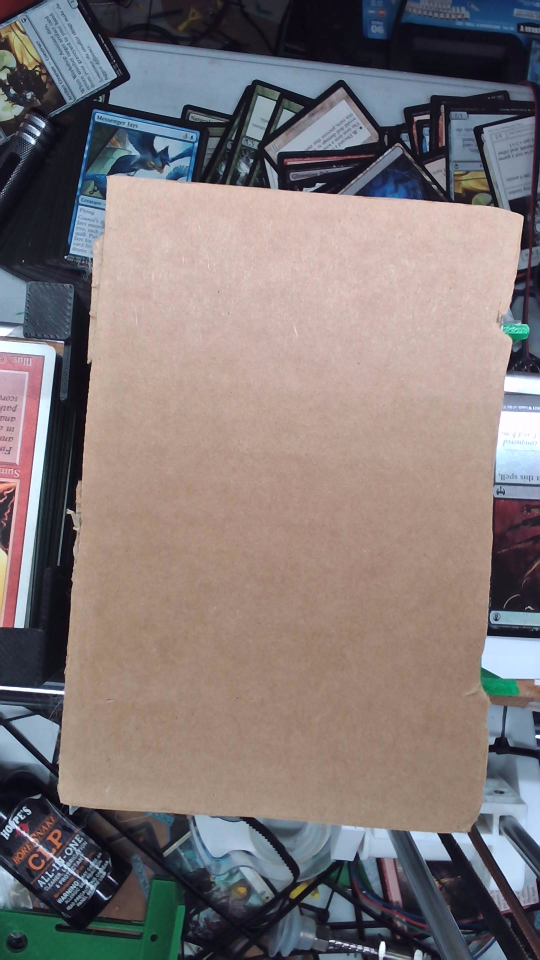
#> input picture staging_bg_ref.png, 1080 x 1920 px (shown at 1/2 size)
$ python -i detection.py   (imports and definitions only)
#> lines starting #> are read from the running program, lines starting #| are printed output that depends on the picture; after the words box and inside, x2 and y2 are one past the last pixel; in counts of white or black regions, pixels touching at a corner belong together
#> further down, picture is the input picture: shape (1920, 1080, 3); mean B, G, R 119.8, 119.7, 128.4
# detection.py
# ---------------------------------------------------------------------------
# DEPRECATED — Card detection functions in this file are NO LONGER USED.
# The new detection system lives in card_detect.py and card_identify.py.
# This file is kept only for calibration utilities (save_staging_bg,
# save_staging_roi, setup_bounding_box, load_bounding_box, etc.).
# A backup copy is at backup/detection_DEPRECATED.py.
# ---------------------------------------------------------------------------
# Contains detection-related functions:
#   1) find_card_contour_no_bg — primary detection (white background)
#   2) find_card_contour_bg_sub
#   3) get_perspective_corrected_card
#   4) contours_are_similar
#   5) detect_aruco_bounding_box — LEGACY, used by CLI only
#   6) scale_corners — LEGACY, used by CLI only
#   7) setup_bounding_box — LEGACY CLI interactive tool
#   8) save_bounding_box / load_bounding_box — LEGACY CLI only
#   9) color_correct_card — per-channel levels correction using card border
#  10) detect_card_on_staging — PRIMARY detection for web server
#
# NOTE: The web server uses ONLY detect_card_on_staging() for card
# detection. Bounding box functions (5-8) are retained for backward
# compatibility with CLI scripts (main.py, test_*.py) but are not used
# by the web interface.
# ---------------------------------------------------------------------------

import json
import cv2
import numpy as np

from config import (BOUNDING_BOX_PATH, STAGING_ROI_PATH, STAGING_BG_REF_PATH,
                    CARD_WIDTH, CARD_HEIGHT,
                    ART_REGION, ART_REGION_SAGA, ART_REGION_CLASS)


# ---------------------------------------------------------------------------
# Cached staging ROI — avoids re-reading JSON on every detect call
# ---------------------------------------------------------------------------
_cached_staging_roi = None
_staging_roi_loaded = False


def _get_staging_roi():
    """Return the staging ROI, loading and caching on first call."""
    global _cached_staging_roi, _staging_roi_loaded
    if not _staging_roi_loaded:
        _cached_staging_roi = load_staging_roi()
        _staging_roi_loaded = True
    return _cached_staging_roi


# [5 lines left out: function invalidate_staging_roi_cache, not called in this run]


# ---------------------------------------------------------------------------
# Resolution-aware scaling helpers
# ---------------------------------------------------------------------------
# All hardcoded pixel thresholds and morphological kernel sizes in this module
# were originally calibrated at 1280x720 (the "reference" resolution). When
# the camera runs at a different resolution (e.g., 1920x1080) we need to
# scale these values proportionally or detection breaks — kernels are too
# small to close gaps, area thresholds are too low, Hough line lengths are
# too short, etc.
#
# _res_scale(value, frame) multiplies `value` by the ratio of the frame's
# width to the reference width (1280). For 1920x1080 this is 1.5x.

_REFERENCE_WIDTH = 1280


def _res_scale(value, frame, as_odd=False):
    """
    Scale a pixel-domain value from the reference resolution (1280 wide)
    to the actual frame resolution. Returns an int.

    If as_odd=True, ensures the result is odd (required for some OpenCV
    kernel sizes and block sizes).
    """
    if frame is None:
        return int(value)
    w = frame.shape[1] if len(frame.shape) >= 2 else _REFERENCE_WIDTH
    scaled = int(round(value * w / _REFERENCE_WIDTH))
    if as_odd and scaled % 2 == 0:
        scaled += 1
    return max(1, scaled)


def _res_scale_area(value, frame):
    """
    Scale an area threshold by the SQUARE of the resolution ratio.
    A card that occupies 10000 px² at 1280 wide occupies 22500 px² at 1920.
    """
    if frame is None:
        return int(value)
    w = frame.shape[1] if len(frame.shape) >= 2 else _REFERENCE_WIDTH
    ratio = w / _REFERENCE_WIDTH
    return int(round(value * ratio * ratio))


def _find_quad_contour(edge_img, min_area, expected_ratio, ratio_tolerance,
                       max_area=None, debug=False):
    """
    Find the best 4-point polygon contour in an edge image.
    Accepts contours with 4-8 vertices and refines them to 4 points
    using the minimum area bounding rectangle.

    :param max_area: If set, reject contours LARGER than this. Used when
                     detecting inside a staging ROI to reject the platform
                     outline or ROI boundary contour (which are bigger than
                     the card).
    """
    k = _res_scale(3, edge_img, as_odd=True)
    kernel = cv2.getStructuringElement(cv2.MORPH_RECT, (k, k))
    closed = cv2.morphologyEx(edge_img, cv2.MORPH_CLOSE, kernel)

    contours, _ = cv2.findContours(closed, cv2.RETR_EXTERNAL, cv2.CHAIN_APPROX_SIMPLE)
    if debug:
        print(f"[DEBUG-noBG] Found {len(contours)} contours")

    best_approx = None
    best_area = 0
    for cnt in contours:
        area = cv2.contourArea(cnt)
        if area < min_area:
            continue
        if max_area is not None and area > max_area:
            if debug:
                print(f"[DEBUG-noBG] Rejected contour: area {area:.0f} "
                      f"> max {max_area:.0f} (platform/ROI boundary?)")
            continue

        epsilon = 0.02 * cv2.arcLength(cnt, True)
        approx = cv2.approxPolyDP(cnt, epsilon, True)

        # Accept 4-point polygons directly
        # Also accept 5-8 point polygons (rounded corners, slight edge noise)
        # and use minAreaRect to get 4 clean corners
        if len(approx) < 4 or len(approx) > 8:
            if debug:
                print(f"[DEBUG-noBG] Rejected contour: {len(approx)} vertices")
            continue

        # Aspect ratio check
        if expected_ratio is not None:
            _, _, bw, bh = cv2.boundingRect(approx)
            ratio = max(bw, bh) / (min(bw, bh) + 1e-6)
            if abs(ratio - expected_ratio) / expected_ratio > ratio_tolerance:
                if debug:
                    print(f"[DEBUG-noBG] Rejected contour: "
                          f"ratio {ratio:.2f} vs expected {expected_ratio:.2f}")
                continue

        if area > best_area:
            best_area = area
            if len(approx) == 4:
                best_approx = approx
            else:
                # Refine to 4 corners using minAreaRect
                rect = cv2.minAreaRect(cnt)
                box = cv2.boxPoints(rect)
                best_approx = np.intp(box).reshape(4, 1, 2)

    return best_approx


# [142 lines left out: functions find_card_contour_no_bg, find_card_contour_bg_sub, not called in this run]

def get_perspective_corrected_card(frame,
                                   approx,
                                   width=CARD_WIDTH,
                                   height=CARD_HEIGHT):
    """
    Warps the region of `frame` defined by the 4-point contour `approx`
    into a (width x height) image. Ensures the card's long edge ends up
    as the warp's long (vertical) edge, i.e. portrait orientation,
    regardless of how the card was rotated in the source frame.

    Defaults match Scryfall PNG dimensions (745x1040) so the warp produces
    images aligned with the hash DB's coordinate space.

    CRITICAL: the source points must be ordered such that the card's
    SHORT edges map to the dst's short edges and its LONG edges map to
    the dst's long edges — otherwise the warp stretches/squishes the
    card content and phash matching collapses to the noise floor.
    """
    pts = approx.reshape(4, 2).astype(np.float32)
    # Step 1: naive y-then-x sort. This works when the card is roughly
    # upright in the frame but fails for cards rotated ~45-90° because
    # the "top two by y" become the card's LEFT edge (long side),
    # which then gets mapped to the dst's short top edge.
    pts = sorted(pts, key=lambda x: x[1])
    top_two = pts[:2]
    bottom_two = pts[2:]
    top_left, top_right = sorted(top_two, key=lambda x: x[0])
    bottom_left, bottom_right = sorted(bottom_two, key=lambda x: x[0])

    # Step 2: check edge lengths. If the "top" edge is longer than the
    # "left" edge, the card is landscape-in-frame — our labels are 90°
    # off. Cyclically shift the ordering so the LONG card edges map to
    # the LONG dst edges (height) instead of getting squished into the
    # short dst edges (width).
    top_len = np.linalg.norm(np.array(top_right) - np.array(top_left))
    left_len = np.linalg.norm(np.array(bottom_left) - np.array(top_left))

    if top_len > left_len:
        # Cyclic shift by 1: [TL,TR,BR,BL] -> [TR,BR,BL,TL].
        # After the shift the previous "right edge" (long) becomes the
        # new "top edge", mapped to width, which is wrong. So we shift
        # the OTHER way: rotate the corner labels so the old "left
        # edge" (long) becomes the new "left edge" of the labeled
        # quad, i.e. shift by -1: [TL,TR,BR,BL] -> [BL,TL,TR,BR].
        top_left, top_right, bottom_right, bottom_left = (
            bottom_left, top_left, top_right, bottom_right)

    ordered = np.array([top_left, top_right, bottom_right, bottom_left],
                       dtype="float32")

    dst = np.array([
        [0, 0],
        [width - 1, 0],
        [width - 1, height - 1],
        [0, height - 1]
    ], dtype="float32")

    M = cv2.getPerspectiveTransform(ordered, dst)
    warped = cv2.warpPerspective(frame, M, (width, height))

    # Safety net: if for some reason we still got a landscape result
    # (e.g. source points were pathological), rotate it upright. With
    # the length-check fix above this path should rarely trigger.
    h, w, _ = warped.shape
    if w > h:
        warped = cv2.rotate(warped, cv2.ROTATE_90_CLOCKWISE)

    return warped

# [12 lines left out: function contours_are_similar, not called in this run]

# ----------------------------------------------------------------------------
# ArUco detection (adjusted for older OpenCV versions)
# ----------------------------------------------------------------------------
try:
    from cv2 import aruco
except ImportError:
    # If the user does not have opencv-contrib or is using older naming:
    # Fallback to legacy if needed. You might need:
    # from cv2 import aruco_legacy as aruco
    raise ImportError("OpenCV ArUco not found. Try installing opencv-contrib-python.")

ARUCO_DICT = aruco.getPredefinedDictionary(aruco.DICT_ARUCO_ORIGINAL)
ARUCO_PARAMS = aruco.DetectorParameters()


# [77 lines left out: functions detect_aruco_bounding_box, scale_corners, not called in this run]


# ----------------------------------------------------------------------------
# Click-to-set bounding box
# ----------------------------------------------------------------------------

_click_points = []
_click_frame = None


# [108 lines left out: functions _mouse_callback, setup_bounding_box, save_bounding_box, load_bounding_box, not called in this run]


# ----------------------------------------------------------------------------
# Staging area ROI — crop frame to just the staging surface
# ----------------------------------------------------------------------------

_staging_click_points = []
_staging_click_frame = None


# [93 lines left out: functions _staging_mouse_callback, setup_staging_roi, save_staging_roi, not called in this run]


def load_staging_roi():
    """Load saved staging ROI corners. Returns numpy array or None."""
    try:
        with open(STAGING_ROI_PATH, 'r') as f:
#> (reads staging_roi.json from the repository)
            data = json.load(f)
        corners = np.array(data, dtype=np.float32)
        if corners.shape == (4, 2):
            print(f"[staging] Loaded staging ROI from {STAGING_ROI_PATH}")
            return corners
    except (FileNotFoundError, json.JSONDecodeError, ValueError):
        pass
    return None


# [111 lines left out: functions crop_to_staging_roi, deskew_card, crop_to_bounding_box, not called in this run]


# ---------------------------------------------------------------------------
# Staging background reference — for background-subtraction detection
# ---------------------------------------------------------------------------

# In-memory cache of the loaded reference. Avoids disk I/O on every frame.
_STAGING_BG_CACHE = None
_STAGING_BG_MTIME = None


# [253 lines left out: functions save_staging_bg, load_staging_bg, _make_bgsub_foreground_mask, _sample_bg_fill_color, _find_card_rect_by_bgsub, not called in this run]


def _find_card_contour_color_seg(frame, roi, min_area=50000,
                                  expected_ratio=1.4,
                                  ratio_tolerance=0.25,
                                  debug=False):
    """
    Find the card's outer border via color segmentation against the
    staging platform background.

    Samples the cardboard/platform background color from small patches
    at the ROI corners (which are always background, never card), then
    finds pixels whose color differs by more than 3 standard deviations
    from that background — these pixels are the card.

    This method always finds the OUTER card boundary because it
    segments card-vs-background rather than finding edges. It is immune
    to the inner-frame-vs-outer-border confusion that plagues all
    edge-based approaches (Canny, adaptive threshold, etc.).

    :param frame: Full camera frame (BGR)
    :param roi: Staging ROI corners, shape (4, 2) float32
    :param min_area: Minimum contour area (in pixels at frame resolution)
    :param expected_ratio: Expected aspect ratio (long/short side)
    :param ratio_tolerance: Fraction tolerance for ratio check
    :param debug: Show debug windows
    :return: 4-point contour (shape (4,1,2)) or None
    """
#> called with roi = array of shape (4, 2), min_area = 50000, expected_ratio = 1.4, ratio_tolerance = 0.25, debug = False
    h, w = frame.shape[:2]

    # Build ROI mask
    roi_int = roi.astype(np.int32).reshape((-1, 1, 2))
    mask_roi = np.zeros((h, w), dtype=np.uint8)
    cv2.fillPoly(mask_roi, [roi_int], 255)
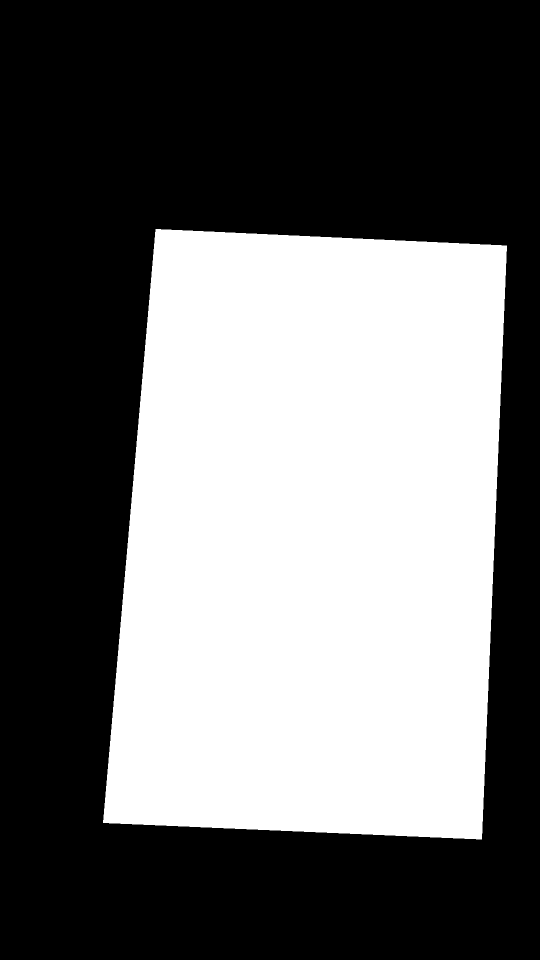
#> mask_roi: shape (1920, 1080) (shown at 1/2 size); 42% white; 1 white region, box (x1, y1, x2, y2) and area: (206, 458, 1014, 1679) 870393

    # Sample background color from 40x40 patches at each ROI corner
    corner_pixels = []
    patch_r = 20  # half-width of corner patch
    for pt in roi.reshape(-1, 2):
        cx, cy = int(pt[0]), int(pt[1])
        y1, y2 = max(0, cy - patch_r), min(h, cy + patch_r)
        x1, x2 = max(0, cx - patch_r), min(w, cx + patch_r)
        if y2 > y1 and x2 > x1:
            corner_pixels.append(frame[y1:y2, x1:x2].reshape(-1, 3))
#> after the loop, corner_pixels = 4 items

    if not corner_pixels:
        return None

    bg_pixels = np.concatenate(corner_pixels, axis=0).astype(np.float32)
    bg_mean = np.mean(bg_pixels, axis=0)
#> bg_mean = [134.7, 133.7, 145.7]
    bg_std = np.std(bg_pixels, axis=0)
#> bg_std = [71.71, 75.51, 81.35]

    # Per-pixel color distance, normalized by std dev per channel
    frame_f = frame.astype(np.float32)
    diff = np.abs(frame_f - bg_mean)
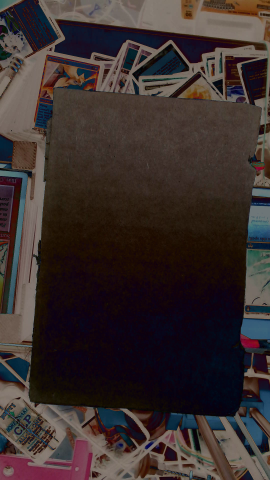
#> diff: shape (1920, 1080, 3) float32 (shown at 1/4 size); mean B, G, R 45.2, 46.5, 57.5
    norm_std = np.maximum(bg_std, 5.0)  # floor at 5 to avoid div-by-near-zero
#> norm_std = [71.71, 75.51, 81.35]
    diff_norm = diff / norm_std
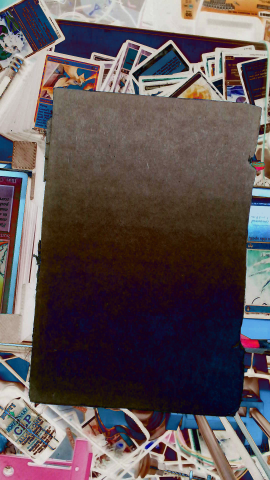
#> diff_norm: shape (1920, 1080, 3) float32 (shown at 1/4 size); mean B, G, R 0.631, 0.616, 0.706; drawn with min black and max white

    # A pixel is "not background" if ANY channel exceeds 3 sigma
    max_diff = np.max(diff_norm, axis=2)
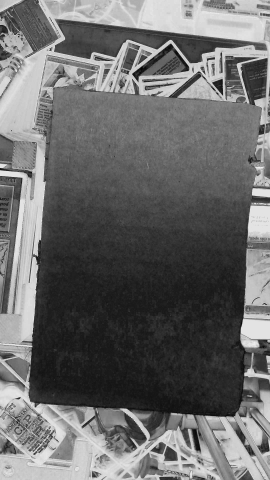
#> max_diff: shape (1920, 1080) float32 (shown at 1/4 size); min 0.00922, max 1.88, mean 0.792; drawn with min black and max white
    card_mask = (max_diff > 3.0).astype(np.uint8) * 255
#> card_mask: shape (1920, 1080); every value is 0

    # Zero out everything outside the staging ROI
    card_mask[mask_roi == 0] = 0

    if debug:
        cv2.imshow("Debug - Color seg raw mask", card_mask)

    # Morphological cleanup: close small gaps, remove noise
    close_k = _res_scale(15, frame, as_odd=True)
#> close_k = 13
    kernel = cv2.getStructuringElement(cv2.MORPH_RECT, (close_k, close_k))
    card_mask = cv2.morphologyEx(card_mask, cv2.MORPH_CLOSE, kernel)

    open_k = _res_scale(7, frame, as_odd=True)
#> open_k = 7
    kernel2 = cv2.getStructuringElement(cv2.MORPH_RECT, (open_k, open_k))
    card_mask = cv2.morphologyEx(card_mask, cv2.MORPH_OPEN, kernel2)

    if debug:
        cv2.imshow("Debug - Color seg cleaned mask", card_mask)

    # Find contours of the foreground mask
    contours, _ = cv2.findContours(card_mask, cv2.RETR_EXTERNAL,
                                   cv2.CHAIN_APPROX_SIMPLE)
#> contours = []

    scaled_min_area = _res_scale_area(min_area, frame)
#> scaled_min_area = 35596
    best = None
    best_area = 0

    for cnt in contours:
        area = cv2.contourArea(cnt)
        if area < scaled_min_area:
            if debug:
                print(f"[DEBUG-colorSeg] Rejected contour: area {area:.0f} "
                      f"< min {scaled_min_area:.0f}")
            continue

        rect = cv2.minAreaRect(cnt)
        rw, rh = rect[1]
        if rw < 1 or rh < 1:
            continue
        ratio = max(rw, rh) / min(rw, rh)

        if expected_ratio is not None:
            if abs(ratio - expected_ratio) / expected_ratio > ratio_tolerance:
                if debug:
                    print(f"[DEBUG-colorSeg] Rejected contour: "
                          f"ratio {ratio:.2f} vs expected {expected_ratio:.2f}")
                continue

        if area > best_area:
            best_area = area
            box = cv2.boxPoints(rect)
            best = np.intp(box).reshape(4, 1, 2)
#> this loop made 0 passes
#> after the loop, best_area = 0

    if debug and best is not None:
        print(f"[DEBUG-colorSeg] Best contour area={best_area:.0f}")

    return best


def _find_card_contour_heavy_blur(frame, min_area=10000,
                                   expected_ratio=1.4,
                                   ratio_tolerance=0.25,
                                   max_area=None,
                                   debug=False):
    """
    Find the card's OUTER border using heavy Gaussian blur + low Canny.

    Heavy blur (15px kernel) smooths away inner card details (art
    borders, text lines, inner frame) so the only remaining edge is the
    card's physical edge against the staging platform. Low Canny
    thresholds (20/60) catch this edge even when the gradient is modest
    (e.g., dark cardboard vs. black card border).

    This is the primary detection method because it reliably finds the
    OUTER card border — not the inner frame line — which is critical for
    correct perspective warping and hash alignment.
    """
#> called with min_area = 10000, expected_ratio = 1.4, ratio_tolerance = 0.25, debug = False
    scaled_min_area = _res_scale_area(min_area, frame)
#> scaled_min_area = 7119

    gray = cv2.cvtColor(frame, cv2.COLOR_BGR2GRAY)
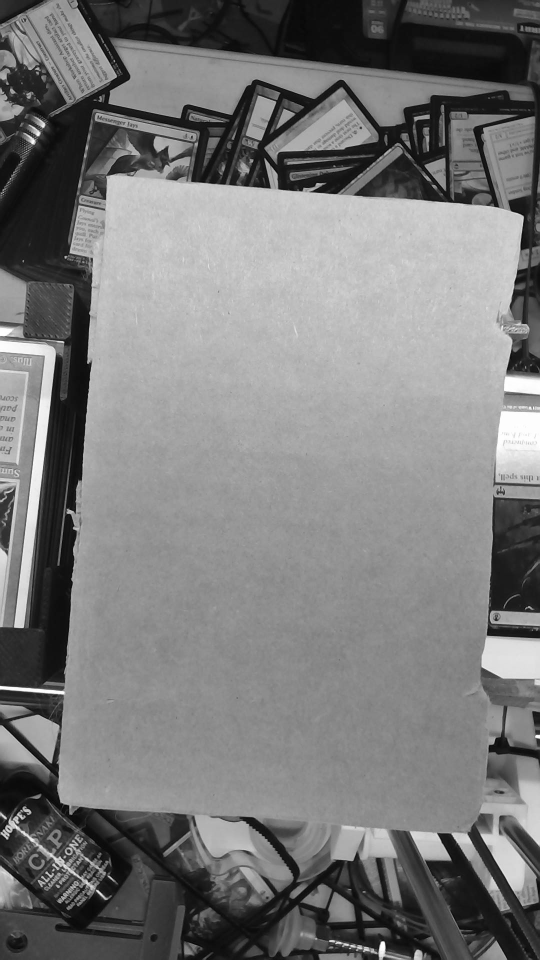
#> gray: shape (1920, 1080) (shown at 1/2 size); min 1, max 255, mean 122.3
    blur_k = _res_scale(15, frame, as_odd=True)
#> (the rest of the program and of its run is left out)
